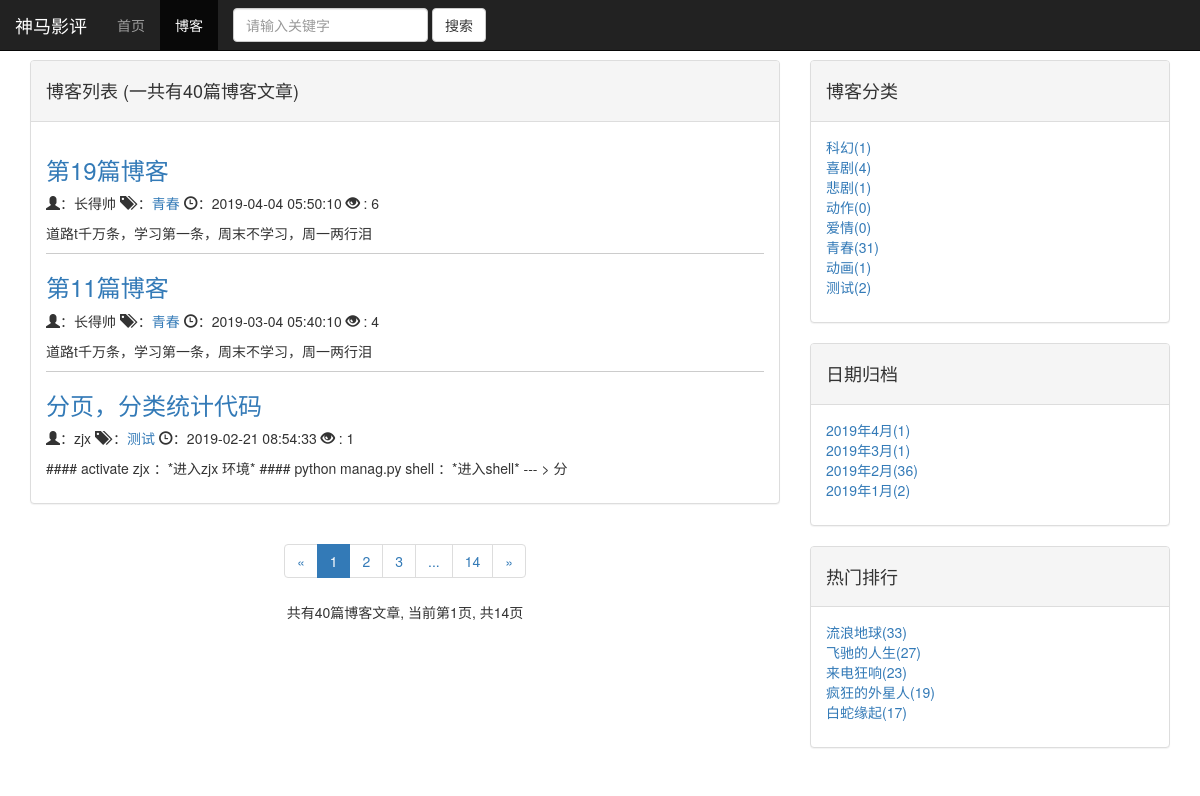
Screenshot of /blog/ with the database file from the repository.
### blog/models.py (models this page shows, shortened)
class Blog(models.Model):
    title = models.CharField(max_length=50)  # 文章标题
    content = models.TextField()  # 文章内容
    author = models.ForeignKey(User, on_delete=models.DO_NOTHING)  # 文章作者 ,外键 1对多
    created_time = models.DateTimeField(auto_now_add=True)  # 创建时间
    update_time = models.DateTimeField(auto_now=True)  # 修改时间
    blog_type = models.ForeignKey(BlogType, on_delete=models.DO_NOTHING, related_name='blog')  # 文章分类
    def __str__(self):
        return f'{self.title}'
    def read_count(self):  # 后台显示阅读次数
        try:
            return self.readnum.count  # 显示阅读次数 ,ReadNum的小写
        except:
            return 0  # 没有阅读次数显示0
    class Meta:
        ordering = [
            '-created_time'
        ]

class BlogType(models.Model):
    type_name = models.CharField(max_length=30)
    def __str__(self):
        return f'{self.type_name}'

class ReadNum(models.Model):
    count = models.IntegerField(default=0)  # 博客阅读次数,默认值为0
    blog = models.OneToOneField(Blog, on_delete=models.DO_NOTHING)  # 外键 1对1

### blog/views.py (the view)
# urls.py: path('', blog_list, name='list'),
def blog_list(request):
    blogs = Blog.objects.all()  # 查找所有的博客文章
    context = contrl(request, blogs)
    return render(request, 'blog_list.html', context=context)

### templates/blog_list.html (shortened to what this page needs)
{% extends 'base.html' %}
{% block content %}
    <div class="container">
        <div class="row">
            <div class="col-xs-12 col-sm-6 col-md-8">
                <div class="panel panel-default">
                    <div class="panel-heading">
                        {% block list %}<h4>博客列表 (一共有{{ page.paginator.count }}篇博客文章) </h4>{% endblock %}
                    </div>
                    <div class="panel-body">
                        {% for blog in page.object_list %}
                            <div class="blog">
                                <h3><a href="{% url 'detail' blog.pk %}">{{ blog.title }}</a></h3>
                                <p>
                                    <span class="glyphicon glyphicon-user"></span>：{{ blog.author }}
                                    <span class="glyphicon glyphicon-tags"></span> ：<a
                                        href="{% url 'type' blog.blog_type.id %}">{{ blog.blog_type }}</a>
                                    <span class="glyphicon glyphicon-time"></span>：{{ blog.created_time | date:'Y-m-d H:i:s' }}
                                    <span class="glyphicon glyphicon-eye-open"></span> : {{ blog.read_count }}
                                </p>
                                <p>{{ blog.content|truncatechars:80 }}</p>
                            </div>
                        {% empty %}
                            <div class="blog"><p>暂时未更新文章，尽情期待</p></div>
                        {% endfor %}
                    </div>
                </div>
                <nav aria-label="Page navigation">
                    <div class="paginator">
                        <ul class="pagination">
                            <li>
                                {% if page.has_previous %}
                                    <a href="?page={{ page.previous_page_number }}&q={{ info }}" aria-label="Previous">
                                        <span aria-hidden="true">&laquo;</span>
                                    </a>
                                {% else %}
                                    <span aria-hidden="true">&laquo;</span>
                                {% endif %}
                            </li>
                            {% for i in page_range %}
                                {% if i == page.number %}
                                    <li class="active"><span>{{ i }}</span></li>
                                {% else %}
                                    {% if i == '...' %}
                                        <li><span>{{ i }}</span></li>
                                    {% else %}
                                        <li><a href="?page={{ i }}&q={{ info }}">{{ i }}</a></li>
                                    {% endif %}
                                {% endif %}
                            {% endfor %}
                            <li>
                                {% if page.has_next %}
                                    <a href="?page={{ page.next_page_number }}&q={{ info }}" aria-label="Next">
                                        <span aria-hidden="true">&raquo;</span>
                                    </a>
                                {% else %}
                                    <span aria-hidden="true">&raquo;</span>
                                {% endif %}
                            </li>
                        </ul>
                        <p>共有{{ page.paginator.count }}篇博客文章,
                            当前第{{ page.number }}页,
                            共{{ page.paginator.num_pages }}页
                        </p>
                    </div>
                </nav>
            </div>
            <div class="col-xs-6 col-md-4">
                <div class="panel panel-default">
                    <div class="panel-heading"><h4>博客分类</h4></div>
                    <div class="panel-body">
                        <ul>
                            {% for type in types %}
                                <li><a href="{% url 'type' type.id %}">{{ type.type_name }}({{ type.blog_count }})</a>
                                </li>
                            {% empty %}
                                <p>暂无博客，尽情期待</p>
                            {% endfor %}
                        </ul>
                    </div>
                </div>
                <div class="panel panel-default">
                    <div class="panel-heading"><h4>日期归档</h4></div>
                    <div class="panel-body">
                        <ul>
                            {% for date,count in date_list.items %}
                                <li>
                                    <a href="{% url 'blog_date' date.year date.month %}">
                                        {{ date |date:'Y年n月' }}({{ count }})
                                    </a>
                                </li>
                            {% endfor %}
                        </ul>
                    </div>
                </div>
                <div class="panel panel-default">
                    <div class="panel-heading"><h4>热门排行</h4></div>
                    <div class="panel-body">
                        <ul>
                            {% for i in posts %}
                                <li>
                                    <a href="{% url 'detail' i.id %}">
                                        {{ i.blog }}({{ i.count }})
                                    </a>
                                </li>
                            {% endfor %}
                        </ul>
                    </div>
                </div>
            </div>
        </div>
    </div>
{% endblock %}
{% block list_ac %} active {% endblock %}

### templates/base.html (shortened to what this page needs)
{% load staticfiles %}
<!DOCTYPE html>
<html lang="zh-cn">
<head>
    <link rel="stylesheet" href="{% static 'bootstrap-3.3.7/css/bese.css' %}">
    <link rel="stylesheet" href="{% static 'bootstrap-3.3.7/css/bootstrap.min.css' %}">
    <link rel="stylesheet" href="{% static 'highlights/bw.css' %}">
</head>
<body>
<nav class="navbar navbar-inverse navbar-fixed-top">
    <div class="container-fluid">
        <div class="navbar-header">
            <a class="navbar-brand" href="/">神马影评</a>
        </div>
        <div class="collapse navbar-collapse" id="bs-example-navbar-collapse-1">
            <ul class="nav navbar-nav">
                <li class="{% block home_ac %} {% endblock %}"><a href="{% url 'home' %}">首页</a></li>
                <li class="{% block list_ac %} {% endblock %}"><a href="{% url 'list' %}">博客</a></li>
            </ul>
            <form action="{% url 'haystack_search' %}" class="navbar-form navbar-left" method="get">
                <div class="form-group">
                    <input type="text" name="q" class="form-control" placeholder="请输入关键字">
                </div>
                <button type="submit" class="btn-default btn">搜索</button>
            </form>
        </div>
    </div>
</nav>
{% block content %}{% endblock %}
</body>
</html>

### rows the page displays
Blog: title "第19篇博客", author "长得帅", blog_type "青春", created_time "2019-04-04 05:50:10", read_count "6", content "道路t千万条，学习第一条，周末不学习，周一两行泪"
Blog: title "第11篇博客", author "长得帅", blog_type "青春", created_time "2019-03-04 05:40:10", read_count "4", content "道路t千万条，学习第一条，周末不学习，周一两行泪"
Blog: title "分页，分类统计代码", author "zjx", blog_type "测试", created_time "2019-02-21 08:54:33", read_count "1", content "#### activate zjx ：*进入zjx 环境* #### python manag.py shell ：*进入shell* --- > 分"
BlogType: type_name "科幻", blog_count "1"
BlogType: type_name "喜剧", blog_count "4"
BlogType: type_name "悲剧", blog_count "1"
BlogType: type_name "动作", blog_count "0"
BlogType: type_name "爱情", blog_count "0"
BlogType: type_name "青春", blog_count "31"
BlogType: type_name "动画", blog_count "1"
BlogType: type_name "测试", blog_count "2"
ReadNum: blog "流浪地球", count "33"
ReadNum: blog "飞驰的人生", count "27"
ReadNum: blog "来电狂响", count "23"
ReadNum: blog "疯狂的外星人", count "19"
ReadNum: blog "白蛇缘起", count "17"

### other values shown
{{ page.paginator.count }} "40"
{{ i }} "1"
{{ i }} "2" "3" "14"
{{ i }} "..."
{{ page.number }} "1"
{{ page.paginator.num_pages }} "14"
{{ date |date:'Y年n月' }} "2019年4月" "2019年3月" "2019年2月" "2019年1月"
{{ count }} "1" "1" "36" "2"
